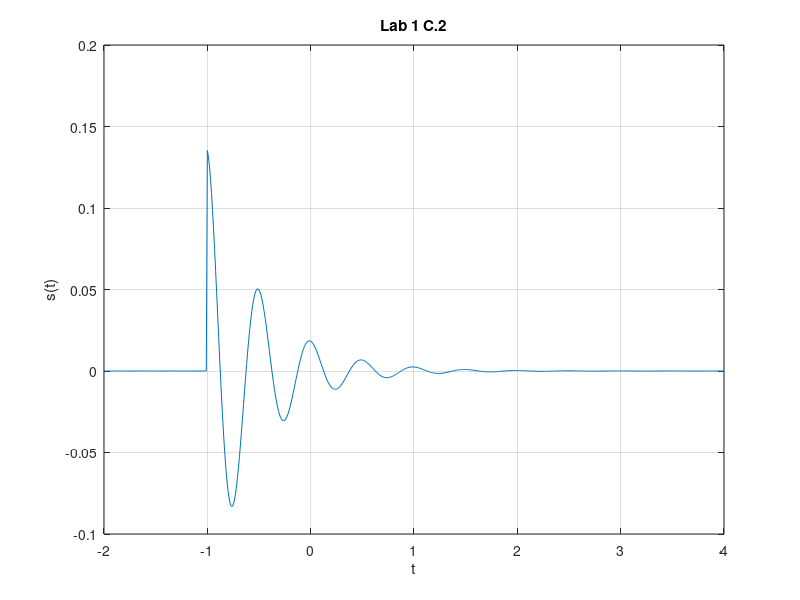

Write MATLAB code to recreate this figure.
clf;
clc;
clear;

f = @(t) exp(-2).*exp(-2.*t).*cos(4.*pi.*t);
u = @(t) 1.0.*(t>=0);
g = @(t) f(t).*u(t);
s = @(t) g(t+1);
t = [-2:0.01:4];

plot(t,s(t)); 
xlabel('t'); 
ylabel('s(t)'); 
grid; 
title('Lab 1 C.2')